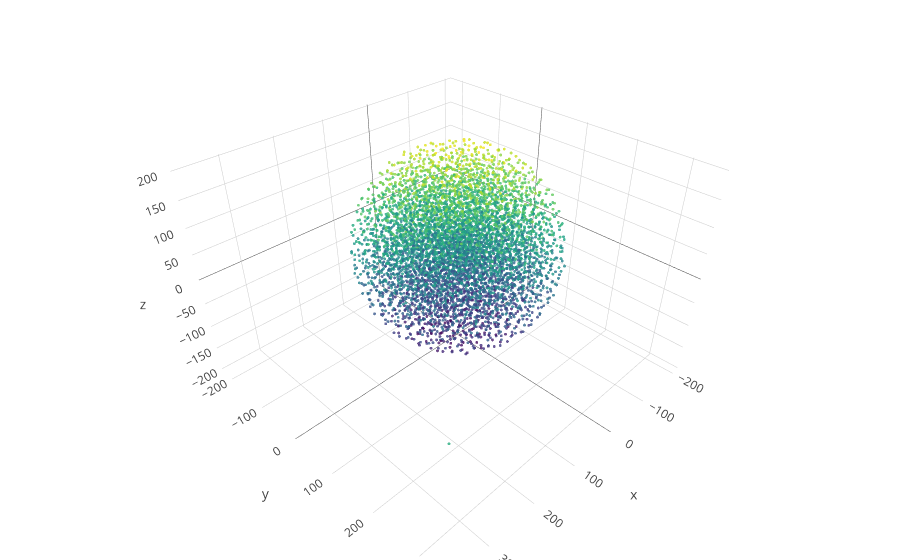

Notebook cell for this chart:
### Markdown cell above
#### Word vectors plotting in 3D-coord
1. 300차원으로 표현된 word vector를 pca 기법을 활용하여 3차원으로 축소
2. 축소된 word vector들을 plotly 패키지를 활용해 interactive visualization

### Code cell
tsne_words_plot(embedding_model_fasttext)

### Figure 1 — Plotly figure (JSON) as saved in the notebook; plotly's stock layout.template omitted (floating-point values rounded to 4 significant figures; data arrays with more than 128 entries replaced by an {"elided": "..."} marker saying what was removed)
{"data": [{"marker": {"color": {"elided": "5905 float values"}, "colorscale": "Viridis", "opacity": 0.8, "size": 1}, "mode": "markers", "text": {"elided": "5905 str values"}, "textposition": "bottom center", "type": "scatter3d", "uid": "81632909-4997-4aa9-ab24-1a736940311b", "x": {"elided": "5905 float values"}, "y": {"elided": "5905 float values"}, "z": {"elided": "5905 float values"}}], "layout": {"margin": {"b": 0, "l": 0, "r": 0, "t": 0}}}
